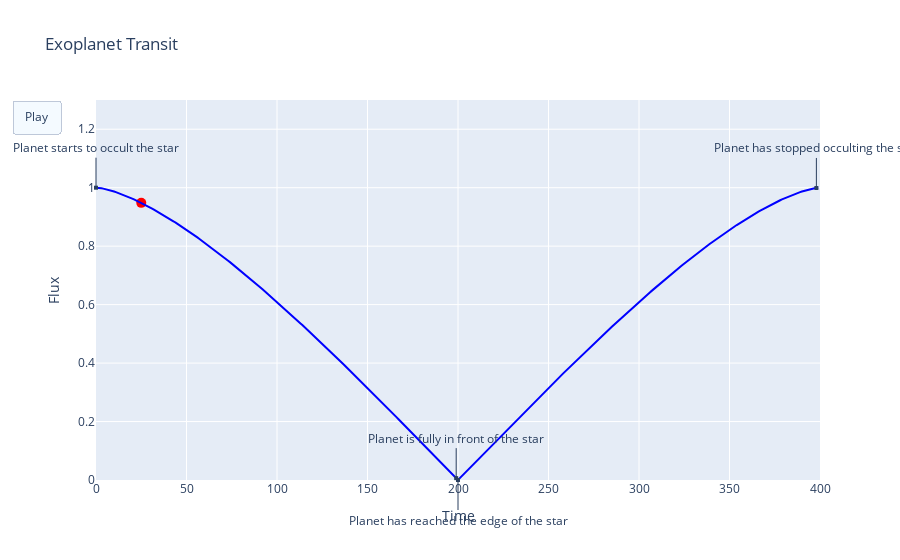

The notebook cell saved with this chart:
### Code cell
simulate(planet_radius, star_radius, inclination)

### Figure 1 — Plotly figure (JSON) as saved in the notebook; plotly's stock layout.template omitted (floating-point values rounded to 4 significant figures; data arrays with more than 128 entries replaced by an {"elided": "..."} marker saying what was removed)
{"data": [{"line": {"color": "blue", "width": 2}, "marker": {"color": "red", "size": 10}, "mode": "markers", "name": "Imaginary Planet", "type": "scatter", "x": [25], "y": [0.9481]}, {"line": {"color": "blue", "width": 2}, "mode": "lines", "name": "Light from a Star", "type": "scatter", "x": {"elided": "400 int values"}, "y": {"elided": "400 float values"}}], "layout": {"annotations": [{"arrowhead": 7, "ax": 0, "ay": -40, "showarrow": true, "text": "Planet starts to occult the star", "x": 0, "xref": "x", "y": 1.0, "yref": "y"}, {"arrowhead": 7, "ax": 0, "ay": -40, "showarrow": true, "text": "Planet is fully in front of the star", "x": 199, "xref": "x", "y": 0.006398, "yref": "y"}, {"arrowhead": 7, "ax": 0, "ay": 40, "showarrow": true, "text": "Planet has reached the edge of the star", "x": 200, "xref": "x", "y": 0, "yref": "y"}, {"arrowhead": 7, "ax": 0, "ay": -40, "showarrow": true, "text": "Planet has stopped occulting the star", "x": 398, "xref": "x", "y": 0.999, "yref": "y"}], "autosize": true, "hovermode": "closest", "showlegend": false, "title": {"text": "Exoplanet Transit"}, "updatemenus": [{"buttons": [{"args": [null], "label": "Play", "method": "animate"}], "type": "buttons"}], "xaxis": {"autorange": false, "range": [0, 400], "title": {"text": "Time"}, "type": "linear", "zeroline": false}, "yaxis": {"autorange": false, "range": [0, 1.3], "title": {"text": "Flux"}, "type": "linear", "zeroline": false}}}
